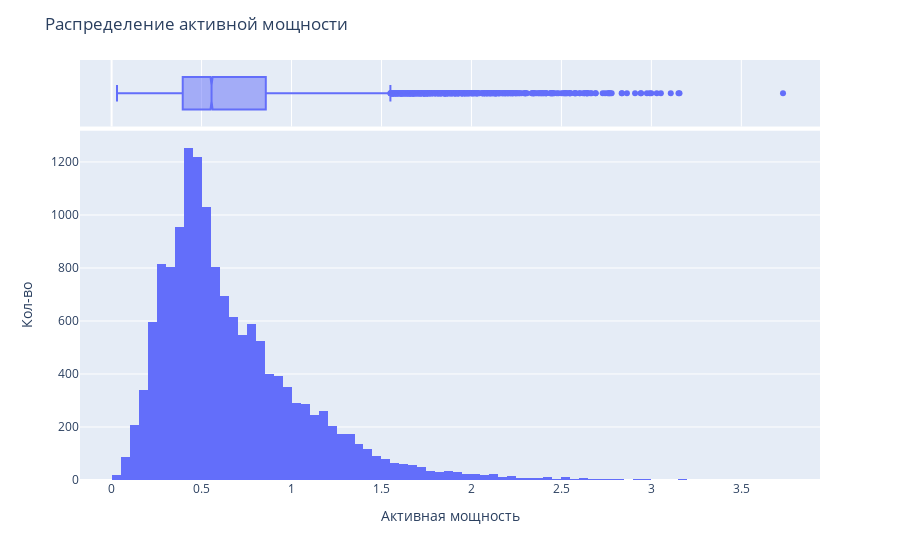

Write notebook code for a chart like this one.
### Markdown cell above
Сталь почти всегда доводят до нужной температуры больше 1 раза, но редко когда кол-во итераций превышает 10.

### Code cell
fig = px.histogram(
    data_arc,
    x="Активная мощность",
    marginal="box",
    nbins=len(np.histogram_bin_edges(data_arc["Активная мощность"], bins="fd")),
)
fig.update_layout(
    title="Распределение активной мощности",
    xaxis_title="Активная мощность",
    yaxis_title="Кол-во",
    showlegend=False
)
fig.show()

### Figure 1 — Plotly figure (JSON) as saved in the notebook; plotly's stock layout.template omitted (floating-point values rounded to 4 significant figures; data arrays with more than 128 entries replaced by an {"elided": "..."} marker saying what was removed)
{"data": [{"alignmentgroup": "True", "bingroup": "x", "hovertemplate": "Активная мощность=%{x}<br>count=%{y}<extra></extra>", "legendgroup": "", "marker": {"color": "#636efa", "pattern": {"shape": ""}}, "name": "", "nbinsx": 100, "offsetgroup": "", "orientation": "v", "showlegend": false, "type": "histogram", "x": {"elided": "14876 float values"}, "xaxis": "x", "yaxis": "y"}, {"alignmentgroup": "True", "hovertemplate": "Активная мощность=%{x}<extra></extra>", "legendgroup": "", "marker": {"color": "#636efa"}, "name": "", "notched": true, "offsetgroup": "", "showlegend": false, "type": "box", "x": {"elided": "14876 float values"}, "xaxis": "x2", "yaxis": "y2"}], "layout": {"barmode": "relative", "legend": {"tracegroupgap": 0}, "margin": {"t": 60}, "showlegend": false, "title": {"text": "Распределение активной мощности"}, "xaxis": {"anchor": "y", "domain": [0, 1], "title": {"text": "Активная мощность"}}, "xaxis2": {"anchor": "y2", "domain": [0, 1], "matches": "x", "showgrid": true, "showticklabels": false}, "yaxis": {"anchor": "x", "domain": [0, 0.8316], "title": {"text": "Кол-во"}}, "yaxis2": {"anchor": "x2", "domain": [0.8416, 1], "matches": "y2", "showgrid": false, "showline": false, "showticklabels": false, "ticks": ""}}}
